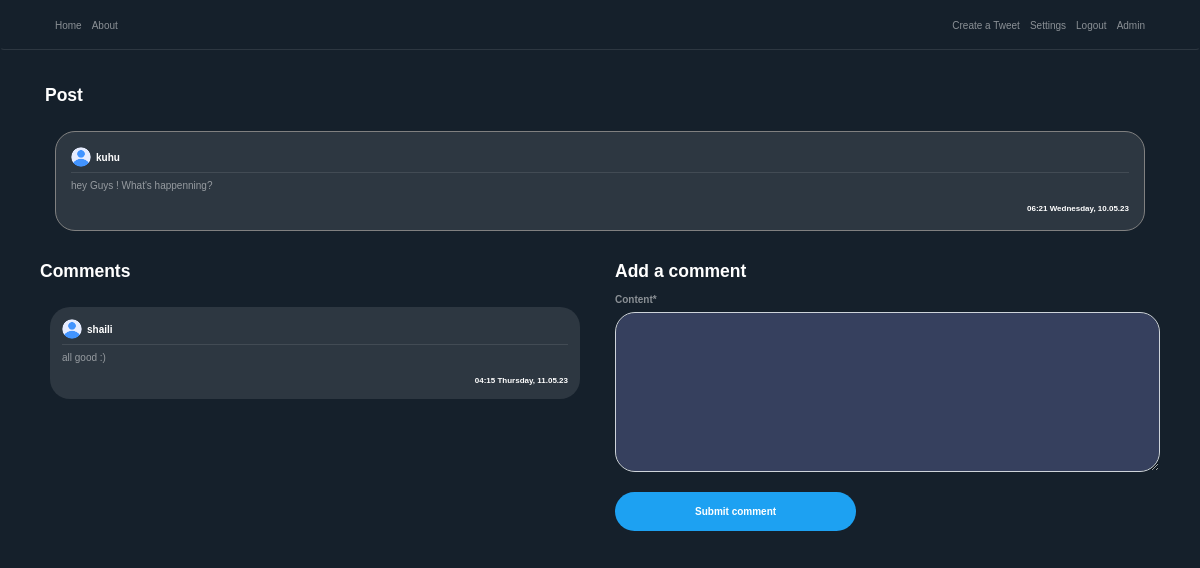
Page /post/4/ (signed in) on the committed database.
### blog/models.py (models this page shows, shortened)
class Post(models.Model):
    content = models.TextField(max_length=1000)
    date_posted = models.DateTimeField(default=timezone.now)
    author = models.ForeignKey(User, on_delete=models.CASCADE)
    likes= models.IntegerField(default=0)
    dislikes= models.IntegerField(default=0)

class Comment(models.Model):
    content = models.TextField(max_length=150)
    date_posted = models.DateTimeField(default=timezone.now)
    author = models.ForeignKey(User, on_delete=models.CASCADE)
    post_connected = models.ForeignKey(Post, on_delete=models.CASCADE)

### users/models.py (models this page shows, shortened)
class Profile(models.Model):
    user = models.OneToOneField(User, on_delete=models.CASCADE)
    image = models.ImageField(default='profile_pics/default.png', upload_to='profile_pics')

### blog/views.py (the view)
# urls.py: path('post/<int:pk>/', PostDetailView.as_view(), name='post-detail'),
class PostDetailView(DetailView):
    model = Post
    template_name = 'blog/post_detail.html'
    context_object_name = 'post'
    def get_context_data(self, **kwargs):
        data = super().get_context_data(**kwargs)
        comments_connected = Comment.objects.filter(post_connected=self.get_object()).order_by('-date_posted')
        data['comments'] = comments_connected
        data['form'] = NewCommentForm(instance=self.request.user)
        return data
    def post(self, request, *args, **kwargs):
        new_comment = Comment(content=request.POST.get('content'),
                              author=self.request.user,
                              post_connected=self.get_object())
        new_comment.save()
        return self.get(self, request, *args, **kwargs)

### blog/forms.py
class NewCommentForm(forms.ModelForm):
    class Meta:
        model = Comment
        fields = ['content']

### blog/templates/blog/post_detail.html (shortened to what this page needs)
{% extends "blog/base.html" %}
{% load crispy_forms_tags %}
{% block content %}
<div class="container">
    <h3 class="white-important mb-3">
        Post
    </h3>
   <article class="media content-section">
        <div style="width: 100%; word-break: break-all;" class="hovered-tweet-comment">
            <div class="pb-2 row m-0 " style="width: 100%; margin-right: 0 !important;">
               <div
                       style="padding-left: 0px !important;"
                       class="col-8 no-padding d-flex align-items-center">
                   <img
                       class="rounded-circle mr-2"
                       style="width: 20px; height: 20px;"
                       src="{{ post.author.profile.image.url }}">
                   <a class="mr-2 white-important" href="{% url 'user-posts' post.author %}">
                       {{ post.author }}
                   </a>
               </div>
               <div class="col-4 d-flex flex-row-reverse no-padding align-items-center"
                    style="padding-right: 0 !important;">
               </div>
           </div>
            <div
                    class="mb-2 "
                    style="width: 100%; height: 1px; background-color: rgba(255, 255, 255, 0.1)"></div>
            <a style="color: rgba(255, 255, 255, 0.5) !important;">
                <p>
                    {{ post.content }}
                </p>
                <small
                    class="white-important d-flex full-width flex-row-reverse">
                    {{ post.date_posted | date:"H:i l, d.m.y" }}
                </small>
            </a>
        </div>
   </article>
    <div class="row pl-3">
        <div class="col-12 col-md-6 pl-0">
         <h3 class="white-important mb-3">
             Comments
         </h3>
        {% for comment in comments %}
            <article class="media content-section">
                <div style="width: 100%; word-break: break-all;" class="hovered-tweet-comment-in">
                <div class="pb-2 row m-0" style="width: 100%; margin-right: 0 !important;">
                   <div
                           style="padding-left: 0px !important;"
                           class="col-8 no-padding d-flex align-items-center">
                       <img
                           class="rounded-circle mr-2"
                           style="width: 20px; height: 20px;"
                           src="{{ comment.author.profile.image.url }}">
                       <a class="mr-2 white-important" href="{% url 'user-posts' comment.author.username %}">
                           {{ comment.author }}
                       </a>
                   </div>
               </div>
                <div
                        class="mb-2"
                        style="width: 100%; height: 1px; background-color: rgba(255, 255, 255, 0.1)"></div>
                <a style="color: rgba(255, 255, 255, 0.5) !important;">
                    <p>
                        {{ comment.content }}
                    </p>
                    <small
                        class="white-important d-flex full-width flex-row-reverse">
                        {{ comment.date_posted | date:"H:i l, d.m.y" }}
                    </small>
                </a>
            </div>
            </article>
        {% endfor %}
        </div>
        {% if user is not None %}
            <div class="col-12 col-md-6 pl-0 pl-md-3 pr-3">
                <h3 class="white-important mb-3">
                    Add a comment
                </h3>
                <form method="POST">
                    <fieldset class="form-group">
                        {{ form | crispy }}
                    </fieldset>
                    <div class="form-group">
                        <button class="btn btn-outline-primary" type="submit">Submit comment</button>
                    </div>
                </form>
            </div>
        {% endif %}
    </div>
  </div>
{% endblock content %}

### blog/static/blog/main.css (style rules this page uses)
:root { --muted-color: rgba(255, 255, 255, 0.5); }
body { background: #15202b; color: var(--muted-color); margin-top: 5rem; }
h1, h2, h3, h4, h5, h6 { color: var(--muted-color); }
.content-section { padding: 10px 10px; margin-bottom: 20px; }
.no-padding { padding: 0 !important; }
a { color: white; text-underline: none; text-decoration: none !important; }
article { border-radius: 4px; }
.white-important { color: white; font-weight: bold; }
.full-width { width: 100% }
.btn-outline-primary { border-color: white; color: white !important; padding: 12px 80px 12px 80px; font-weight: bold; background-color: #1da1f2; border:0; border-radius: 25px; }
.form-control { background-color: #36405e !important; color: var(--muted-color) !important; box-shadow: 0 0 0 0 !important; border-radius: 20px !important; }
.hovered-tweet-comment { background-color: #2d3741 !important; padding:15px; border-radius: 20px; border:1px solid grey; }
.hovered-tweet-comment-in { background-color: #2d3741 !important; padding:12px; border-radius: 20px; }

### blog/static/blog/style.css (style rules this page uses)
body { font-family: Arial, Helvetica, sans-serif; height: 100vh; margin: 0; padding: 0; }

### rows in the picture
Post: author.profile.image (picture), author "kuhu", content "hey Guys ! What's happenning?", date_posted "06:21 Wednesday, 10.05.23"
Comment: author.profile.image (picture), author "shaili", content "all good :)", date_posted "04:15 Thursday, 11.05.23"
